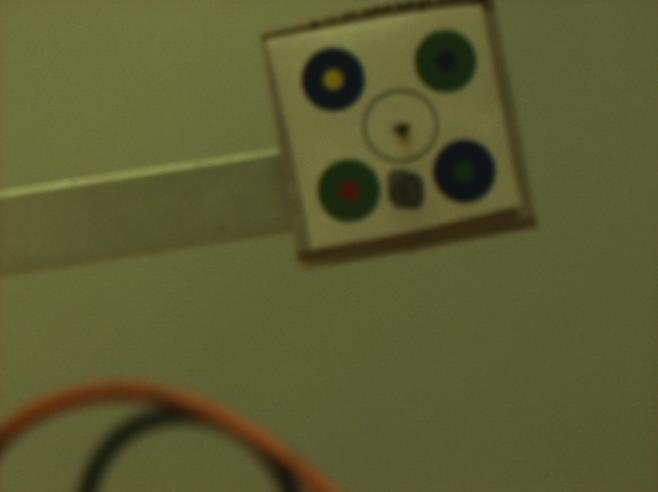
//> input picture sampleImage.jpg, 658 x 492 px
$ ./patternDetectorTest   (built with g++ and OpenCV 4)
//> lines starting //> are read from the running program, lines starting //| are printed output that depends on the picture; after the words box and inside, x2 and y2 are one past the last pixel; in counts of white or black regions, pixels touching at a corner belong together
//> further down, image is the input picture: 492 rows x 658 cols, CV_8UC3; mean B, G, R 49.3, 90.7, 90
### CircularPatternDetector.h
#ifndef CIRCLULARPATTERNDETECTOR_H
#define CIRCLULARPATTERNDETECTOR_H
#include<map>
#include<opencv2/opencv.hpp>
#include<memory>


class circularPatternDetector;
//Factory pattern implementation


class factoryCircleDetector{
public:
	std::shared_ptr<circularPatternDetector> createDetector();


};


class circularPatternDetector{
public:
	// [5 lines left out: function circularPatternDetector, not called in this run]

	circularPatternDetector(const std::map<std::string, cv::Point3f>& refCircleLocationsIP
		, cv::SimpleBlobDetector::Params blobDectectorParamsIP )
		:refCircleLocations(refCircleLocationsIP),
		blobDectectorParams(blobDectectorParamsIP),
		rvec(3,1,CV_64F),// copy this if it don't work: tvec(3,1,CV_64F)
		tvec(3, 1, CV_64F)
	{
		//detector = cv::SimpleBlobDetector::create(blobDectectorParams);
	}
	bool detect(const cv::Mat,const cv::Mat, const cv::Mat);
	cv::Mat getRvec()const { return rvec; }
	cv::Mat getTvec()const { return tvec; }

private:
	std::map<std::string, cv::Point3f> refCircleLocations;
	cv::SimpleBlobDetector::Params blobDectectorParams;
	cv::Mat rvec;
	cv::Mat tvec;
	//std::vector<cv::KeyPoint> keyPoints;
	//std::vector<cv::KeyPoint> keypoints;
	//std::vector<cv::KeyPoint> keypoints2;
};
#endif

### CircularPatternDetector.cpp
#include "CircularPatternDetector.h"
#include <vector>
#include <string>


// [27 lines left out: function params, not called in this run]


std::shared_ptr<circularPatternDetector> factoryCircleDetector::createDetector()
{
	static std::map<std::string, cv::Point3f> DefaultCircleLocations;
	DefaultCircleLocations.insert(std::pair<std::string, cv::Point3f>("Red", cv::Point3f(1.35, 1.35, 0)));
	DefaultCircleLocations.insert(std::pair<std::string, cv::Point3f>("Green", cv::Point3f(-1.35, 1.35, 0)));
	DefaultCircleLocations.insert(std::pair<std::string, cv::Point3f>("Blue", cv::Point3f(-1.35, -1.35, 0)));
	DefaultCircleLocations.insert(std::pair<std::string, cv::Point3f>("Yellow", cv::Point3f(1.35, -1.35, 0)));

	// Change thresholds
	cv::SimpleBlobDetector::Params DefaultParams;

	DefaultParams.minThreshold = 0;
	DefaultParams.maxThreshold = 50;

	// Filter by Area.
	DefaultParams.filterByArea = true;
	DefaultParams.minArea = 50;
	DefaultParams.maxArea = 9500;

	// Filter by Circularity
	DefaultParams.filterByCircularity = true;
	DefaultParams.minCircularity = 0.1;

	// Filter by Convexity
	DefaultParams.filterByConvexity = false;
	// params.minConvexity = 0.87;

	// Filter by Inertia
	DefaultParams.filterByInertia = true;
	DefaultParams.minInertiaRatio = 0.01;
	std::shared_ptr<circularPatternDetector> createdDetector(new circularPatternDetector(DefaultCircleLocations, DefaultParams));
	return createdDetector;


}


bool circularPatternDetector::detect(const cv::Mat inputImage,const cv::Mat cameraMatrix ,const  cv::Mat distortionCoefficients)
{
	using namespace cv;
	using namespace std;
	bool returnVal = false;
	std::vector<std::string> color;
	color.push_back("Red");
	color.push_back("Blue");
	color.push_back("Green");
	color.push_back("Yellow");

	int scaleFactor = 5;

	cv::Mat image = cv::Mat(inputImage.rows / scaleFactor, inputImage.cols / scaleFactor, CV_8UC1);
	cv::resize(inputImage, image, image.size());
//> image: 98 rows x 131 cols, CV_8UC3
	cv::Mat imageGray;
	cv::Mat imageHSV;

	cv::cvtColor(image, imageGray, CV_BGR2GRAY);//converting to Gray
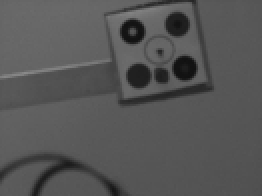
//> imageGray: 98 rows x 131 cols, CV_8UC1 (shown 2 times larger); min 17, max 138, mean 85.8
	cv::cvtColor(image, imageHSV, CV_BGR2HSV);//converting to HSV
//> imageHSV: 98 rows x 131 cols, CV_8UC3; mean H, S, V 31.7, 119.5, 92.4

	cv::Mat imageBlue;
	cv::Mat imageGreen;
	cv::inRange(imageHSV, cv::Scalar(80, 10, 10), cv::Scalar(130, 255, 255), imageBlue);//thresholding the blue portion
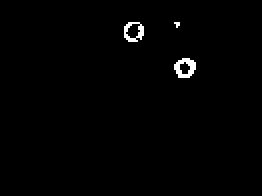
//> imageBlue: 98 rows x 131 cols, CV_8UC1 (shown 2 times larger); 0.95% white in thin lines or dots, all inside (x1, y1, x2, y2) = (62, 11, 98, 39)
	cv::inRange(imageHSV, cv::Scalar(45, 20, 10), cv::Scalar(70, 255, 255), imageGreen);//thresholding for Green portion
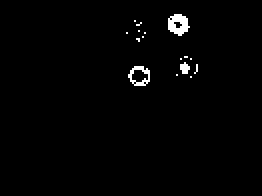
//> imageGreen: 98 rows x 131 cols, CV_8UC1 (shown 2 times larger); 1.4% white in thin lines or dots, all inside (x1, y1, x2, y2) = (63, 7, 99, 43)
	//imageBlue = cv::Scalar(255)- imageBlue;
	std::vector<cv::KeyPoint> keypoints;
	std::vector<cv::KeyPoint> keypoints2;
	/*keypoints.clear();
	keypoints2.clear();*/

#if CV_MAJOR_VERSION < 3   // If you are using OpenCV 2

	// Set up detector with params
	SimpleBlobDetector detector(params);

	// Detect blobs
	detector.detect(im, keypoints);
#else

	// Set up detector with params
	cv::Ptr<cv::SimpleBlobDetector> detector = cv::SimpleBlobDetector::create(blobDectectorParams);
	detector->detect(imageBlue, keypoints);
//> keypoints = 2 keypoints; (x, y, size): (66, 15, 9.5), (92, 33, 9.5)
	detector->detect(imageGreen, keypoints2);
//> keypoints2 = 2 keypoints; (x, y, size): (69, 38, 9.8), (89, 12, 9.7)

#endif

	//drawKeypoints( resizedImage, keypoints, im_with_keypoints1, Scalar(0,0,255), DrawMatchesFlags::DRAW_RICH_KEYPOINTS );
	//Blue circle
	Vec3b intensity;
	vector<Point2f> imagePoints;
	vector<Point3f> objectPoints;

	/*Detecting inner circles*/

	for (int i = 0; i<keypoints.size(); i++)
	{
		Point center = keypoints[i].pt;

		intensity = imageHSV.at<Vec3b>(center);
		//cout<<intensity;
		//Checking the Yellow color in the big blue Circle
		if ((intensity.val[0] >= 20 && intensity.val[0]<35))
		{
			if (intensity.val[1]>10 && intensity.val[1]<255)
			{
				if (intensity.val[2]>10 && intensity.val[2]<255)
				{
					imagePoints.push_back((Point2f)center * scaleFactor);
					objectPoints.push_back(refCircleLocations["Yellow"]);
					//circle( capturedImage, 4*center, 10, Scalar(150,0,150), 3, 8, 0 );
					//circle( imageBlue2, center, 5, Scalar(0,242,255), 2, 8, 0 );
				}
			}
		}
		//Checking the Green in the Blue circle
		if ((intensity.val[0] >= 45 && intensity.val[0]<70))
		{
			if (intensity.val[1]>10 && intensity.val[1]<255)
			{
				if (intensity.val[2]>10 && intensity.val[2]<255)
				{
					//circle( capturedImage, 4*center, 10, Scalar(255,0,0), 3, 8, 0 );
					//circle( imageBlue2, center, 5, Scalar(0,255,0), 2, 8, 0 );
					imagePoints.push_back((Point2f)center * scaleFactor);
					objectPoints.push_back(refCircleLocations["Green"]);
				}
			}
		}


	}
//> this loop made 2 passes
//> (center, intensity) on passes 1 to 2: (Point(92, 33), [48, 159, 37]), (Point(66, 15), [27, 222, 100])
	//Big circle Green
	for (int i = 0; i<keypoints2.size(); i++)
	{
		Point center = keypoints2[i].pt;

		intensity = imageHSV.at<Vec3b>(center);

		//Checking the Blue color in the big Green Circle
		if ((intensity.val[0] >= 80 && intensity.val[0]<120))
		{
			if (intensity.val[1]>10 && intensity.val[1]<255)
			{
				if (intensity.val[2]>10 && intensity.val[2]<255)
				{
					//circle( capturedImage, 4*center, 10, Scalar(0,150,0), 3, 8, 0 );
					//circle( imageGreen2, center, 5, Scalar(255,0,0), 2, 8, 0 );
					imagePoints.push_back((Point2f)center * scaleFactor);
					objectPoints.push_back(refCircleLocations["Blue"]);
				}
			}
		}


		//checking Red in Green channel
		if ((intensity.val[0] >= 0 && intensity.val[0]<17) || (intensity.val[0]>160 && intensity.val[0]<180))
		{
			if (intensity.val[1]>10 && intensity.val[1]<255)
			{
				if (intensity.val[2]>10 && intensity.val[2]<255)
				{
					imagePoints.push_back((Point2f)center * scaleFactor);
					objectPoints.push_back(refCircleLocations["Red"]);
					//circle( capturedImage, 4*center, 10, Scalar(0,255,0), 3, 8, 0 );
					//circle( imageGreen2, center, 5, Scalar(0,0,255), 2, 8, 0 );
				}
			}
		}

	}
//> this loop made 2 passes
//> (center, intensity) on passes 1 to 2: (Point(69, 38), [6, 226, 61]), (Point(89, 12), [104, 127, 26])


	keypoints.clear();
//> keypoints = 0 keypoints
	keypoints2.clear();
//> keypoints2 = 0 keypoints

	if (objectPoints.size() > 3)
	{

		//if (!cv::solvePnP(objectPoints, imagePoints, cameraMatrix, distortionCoefficients, rvec, tvec, true, CV_ITERATIVE)) //first use extrinsic guess
		cv::solvePnP(objectPoints, imagePoints, cameraMatrix, distortionCoefficients, rvec, tvec, false, CV_EPNP);
//> rvec = [-0.184, -3.13, -0.0021]; tvec = [75.92, 5.55, 2.55]
		cv::solvePnP(objectPoints, imagePoints, cameraMatrix, distortionCoefficients, rvec, tvec, true, CV_ITERATIVE);
//> rvec = [-0.277, -3.13, -0.00227]; tvec = [7.04, 0.548, 0.239]
		return true;
	}

	return returnVal;
}

### patternDetectorTest.cpp
#include<opencv2\opencv.hpp>
#include"CircularPatternDetector.h"
#include<vector>

int main()
{
	factoryCircleDetector factory;
	std::shared_ptr<circularPatternDetector> detector = factory.createDetector();


	cv::Mat image  = cv::imread("../sources/sampleImage.jpg");
	if (image.empty())
	{
		std::cout << "could not open file"; return 0;
	}
	cv::Mat cameraMatrix = (cv::Mat_<float>(3,3) << 10, 0, 100, 0, 10, 100, 0, 0, 1);
	cv::Mat distCoeff = (cv::Mat_<float>(5, 1) << 0,0,0,0,0);
	if (detector->detect(image, cameraMatrix, distCoeff))
	{

		std::vector<cv::Point3f> PointsToProject;
		std::vector<cv::Point2f> ProjectedPoints;
		PointsToProject.push_back(cv::Point3f(0, 0, 0));
		PointsToProject.push_back(cv::Point3f(0, 0, 0.01));
		PointsToProject.push_back(cv::Point3f(0, 1, 0));
		PointsToProject.push_back(cv::Point3f(1, 0, 0));
		cv::projectPoints(PointsToProject, detector->getRvec(), detector->getTvec(), cameraMatrix, distCoeff, ProjectedPoints);
//> ProjectedPoints = 4 Points (x, y): [394.8, 123], [407.7, 124], [400.4, 163.9], [352.8, 130.2]
		arrowedLine(image, ProjectedPoints[0], ProjectedPoints[1], cv::Scalar(0, 0, 255), 2);
//> image: 492 rows x 658 cols, CV_8UC3
		arrowedLine(image, ProjectedPoints[0], ProjectedPoints[2], cv::Scalar(0, 255, 0), 2);
		arrowedLine(image, ProjectedPoints[0], ProjectedPoints[3], cv::Scalar(255, 0, 0), 2);
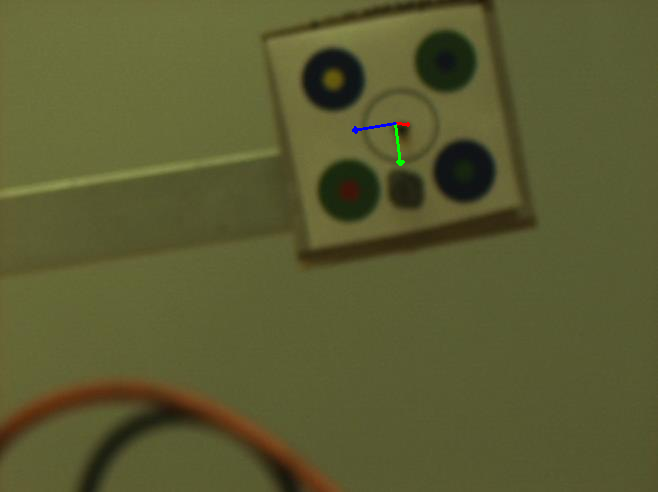
//> image: 492 rows x 658 cols, CV_8UC3; mean B, G, R 49.4, 90.8, 89.9
		cv::imshow("Detected Image", image);
		std::cout << ProjectedPoints[0] << "-" << ProjectedPoints[1];
//| [394.818, 122.98]-[407.712, 123.986]
		cv::waitKey(0);
	}

	return 1;

}
